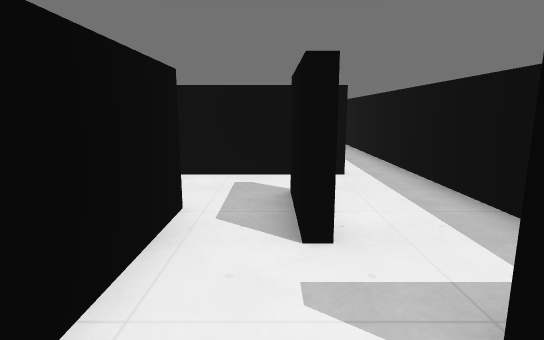
[1] (above)

12 first-person views from a walk through a 3-D level made in the Godot game engine. The camera is 1.4 m above the floor, tilts 10° down and sees 80° across. The floor is counted in squares, 1 m on a side. Each view is taken from the middle of a square. On the plan, view 1 faces up. The plan holds only what a view shows up to about 15 squares ahead; the rest is blank. The place goes on beyond the plan. Surface patterns are stand-ins for the level's own textures.

[2]
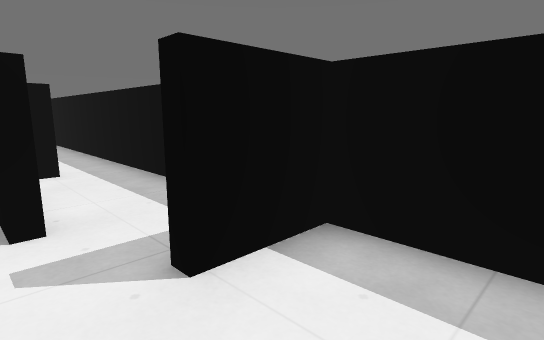

[3]
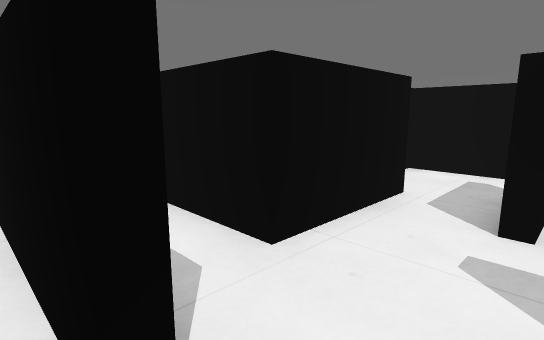

[4]
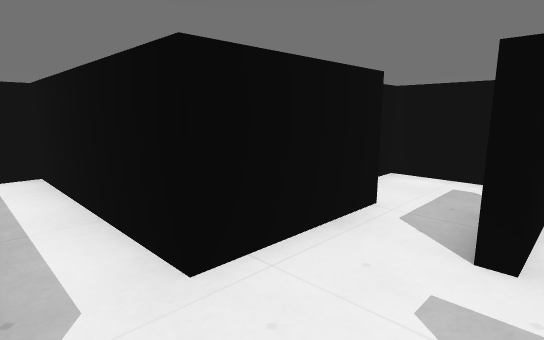

[5]
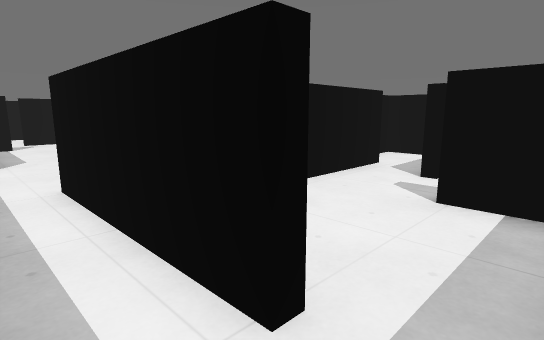

[6]
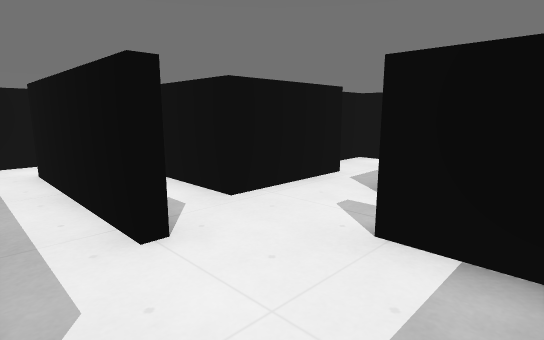

[7]
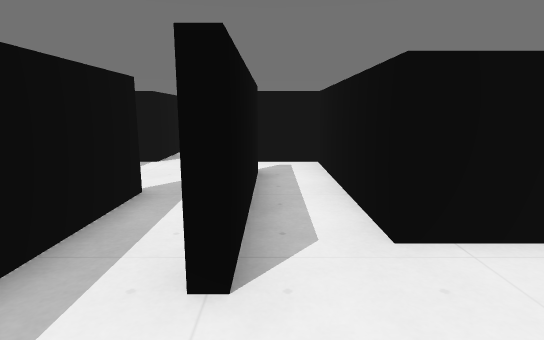

[8]
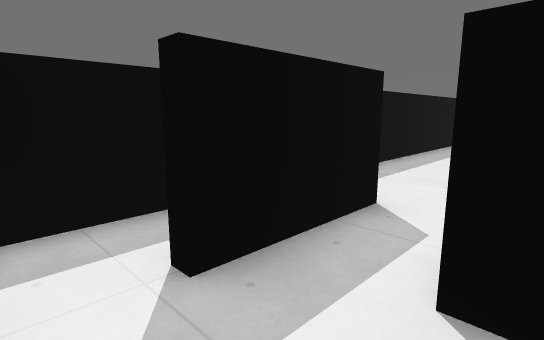

[9]
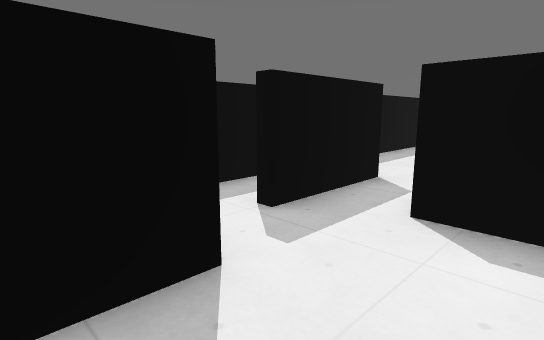

[10]
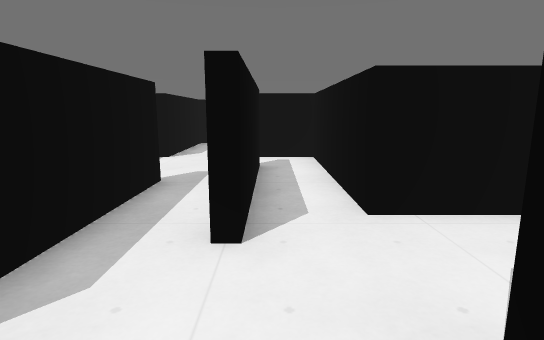

[11]
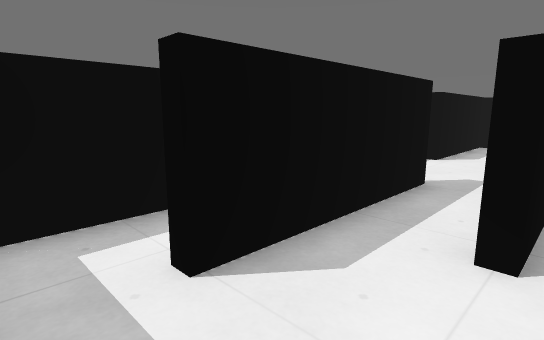

[12]
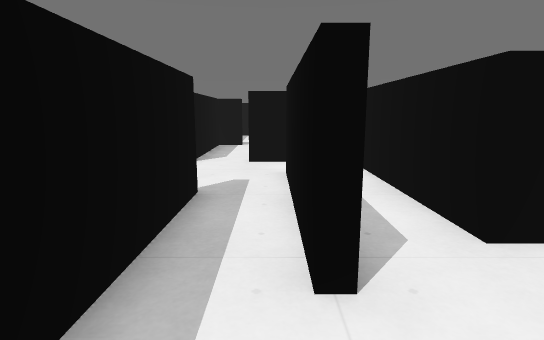

### Floor plan
Key: @ floor where view 1 was taken; # wall or solid block; . floor.
Columns run from 15 left of view 1 to 4 right of it. Each row starts with its distance up from view 1.
 20              .
 19               .#
 18              ......#
 17              ......#
 16              ##.#..#
 15                .# .#
 14                .# .#
 13                ....#
 12                 ...#
 11                 ...#
 10                 ...#
  9                  ..#
  8             #####..#
  7             #......#
  6             #......#
  5             ##.#...#
  4              #.#...#
  3              #.....#
  2        #######...###
  1        #...........#
  0        #..#####@...
 -1 #..... #...........
 -2 ............#####..
 -3   #................
 -4   ######.   .......
 -5                 ###

Positions as (right, up) in squares from view 1, and headings:
1: (0, 0), facing up
2: (0, -1), facing up-right
3: (1, -1), facing up-left
4: (1, 0), facing up-left
5: (3, -4), facing up-left
6: (3, -2), facing up-left
7: (2, 0), facing left
8: (-1, 18), facing down-right
9: (-2, 20), facing down-right
10: (3, 0), facing left
11: (3, 0), facing down-left
12: (2, -1), facing left
